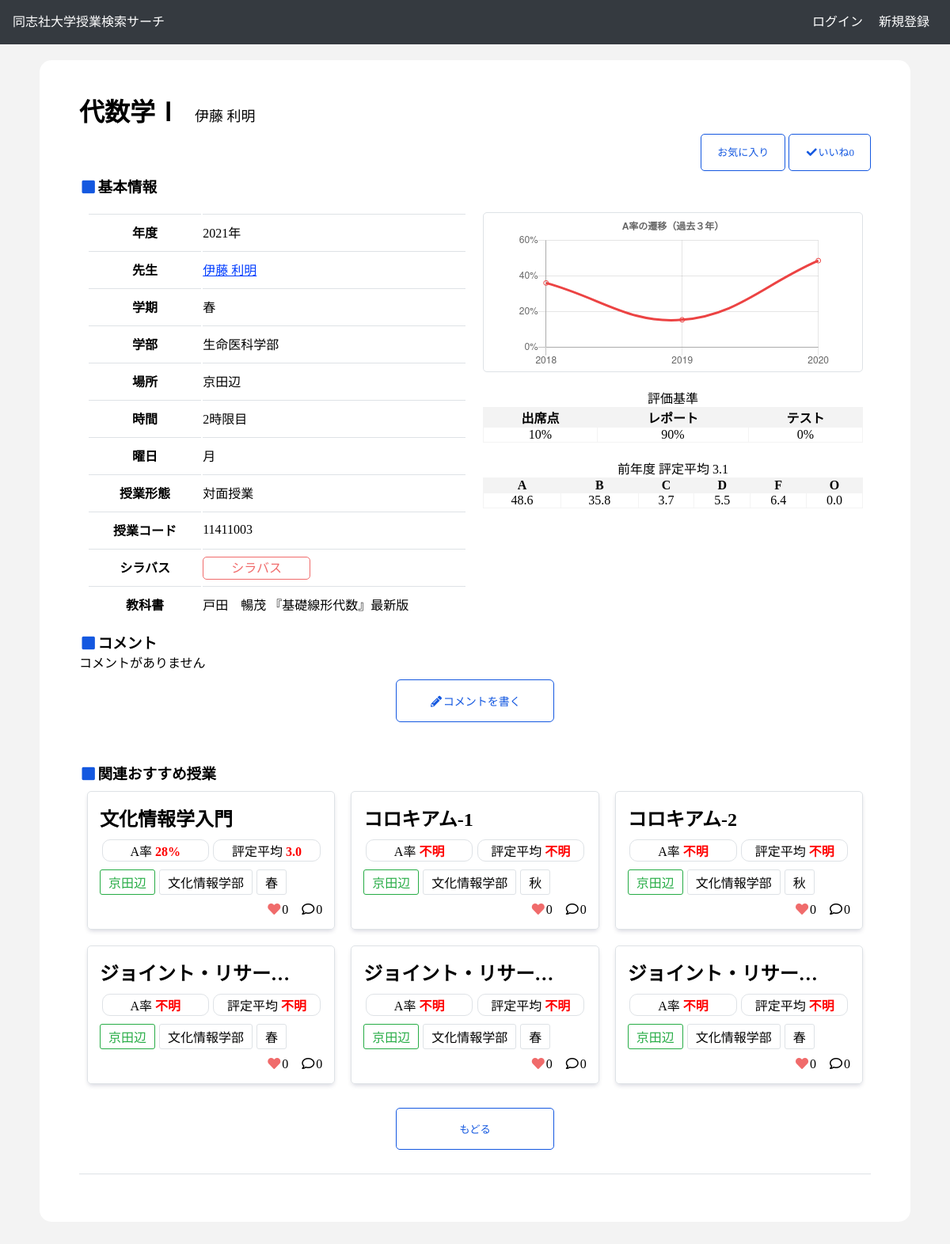
The page /class/331 on the database as committed earlier.
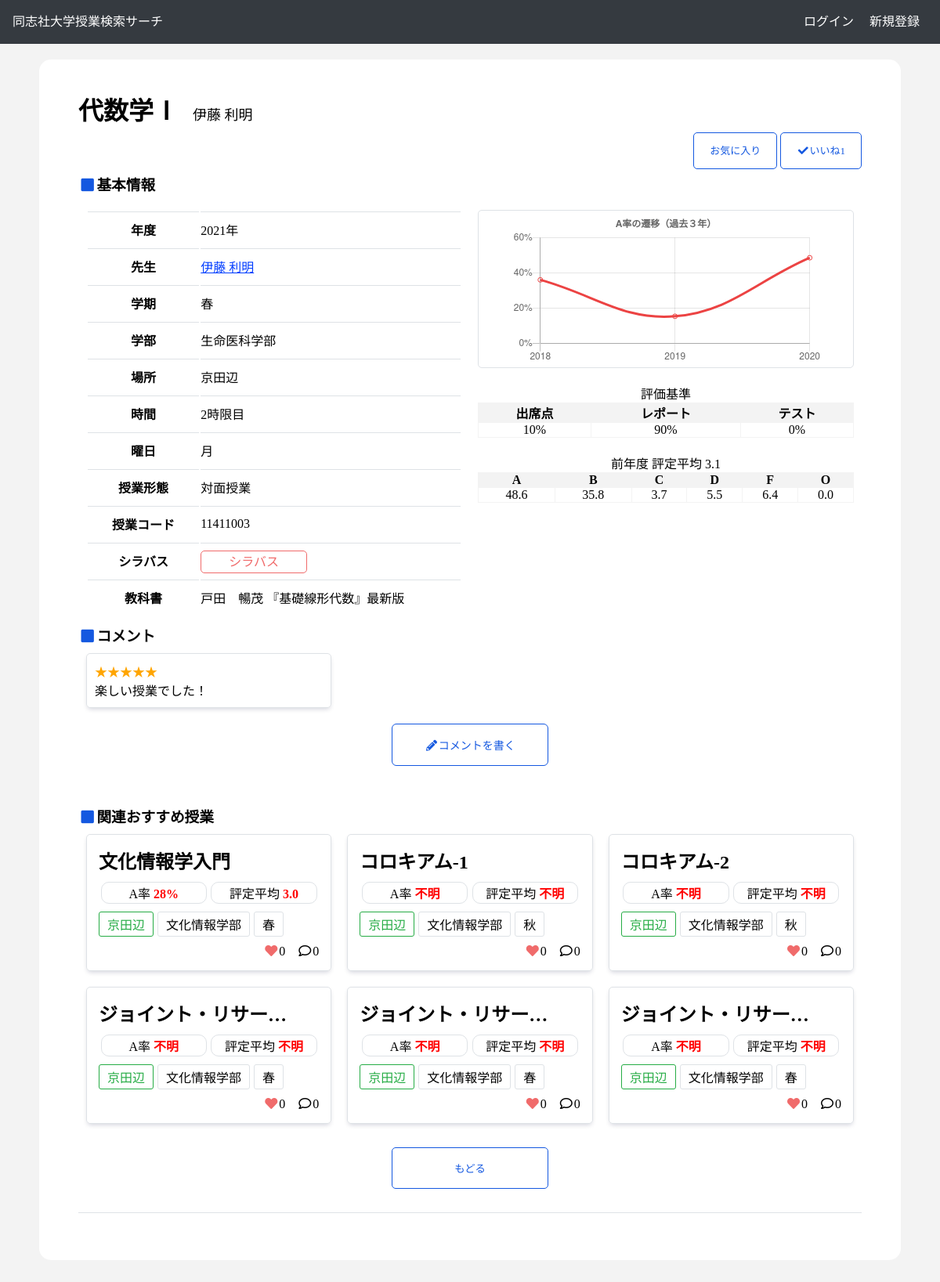
The same page on the database as committed later.
### dclass_application/models.py (models this page shows, shortened)
class Classes(models.Model):
    class_name = models.CharField(max_length=100)
    a_ratio = models.FloatField(default=0.0)
    b_ratio = models.FloatField(default=0.0)
    c_ratio = models.FloatField(default=0.0)
    d_ratio = models.FloatField(default=0.0)
    f_ratio = models.FloatField(default=0.0)
    o_ratio = models.FloatField(default=0.0)
    average_evaluation = models.FloatField(default=0.0)
    two_ago_a_ratio = models.FloatField(default=0.0)
    three_ago_a_ratio = models.FloatField(default=0.0)
    term = models.CharField(max_length=100)
    year = models.IntegerField(default=2021)
    place = models.CharField(max_length=100)
    class_form = models.CharField(max_length=100)
    day = models.CharField(max_length=100)
    time = models.CharField(max_length=100)
    favorite = models.IntegerField(default=0)
    textbook = models.CharField(max_length=100) #文字列でリスト代用
    code = models.CharField(max_length=100)
    faculty = models.CharField(max_length=100)
    teacher = models.CharField(max_length=100) #文字列でリストを代用
    syllabus_link = models.CharField(max_length=100)
    test_ratio = models.IntegerField(default=0)
    report_ratio = models.IntegerField(default=0)
    participation_ratio = models.IntegerField(default=0)
    comment_num = models.IntegerField(default=0)
    num_student = models.IntegerField(default=0)
    credit = models.IntegerField(default=0)
    def get_short_faculty(self):
        if self.faculty == 'グローバル・コミュニケーション学部': return 'グロコミ'
        if self.faculty == 'グローバル地域文化学部': return 'グロ地域'
        return self.faculty
    def get_modified_a_ratio(self):
        if self.a_ratio == -1: return '不明'
        return str(int(self.a_ratio))+'%'
    def get_modified_average_evaluation(self):
        if self.average_evaluation == -1.0: return '不明'
        return self.average_evaluation
    def get_teachers(self):
        return self.teacher.split('@')

class Comment(models.Model):
    text = models.TextField()
    cl = models.ForeignKey(Classes, on_delete=models.CASCADE)
    user = models.ForeignKey('accounts.CustomUser', on_delete=models.DO_NOTHING)
    star = models.IntegerField(default=0)
    created_at = models.DateTimeField(default=timezone.now)
    def get_star(self):
        return '★' * self.star
    def get_left_star(self):
        return '★' * (5 - self.star)

### dclass_application/views.py (the view)
# urls.py: path('class/<int:pk>', ClassView, name = 'class'),
def ClassView(request, pk):
    RELATED_CLASS_CNT = 6
    COMMENT_CNT = 6
    cl = Classes.objects.get(pk=pk)
    related_classs = Classes.objects.filter(place=cl.place)
    comments = Comment.objects.filter(cl=cl)
    params = {
        'cl': cl,
        'related_classes': related_classs[:RELATED_CLASS_CNT],
        'comments': comments[:COMMENT_CNT],
        'form': ClassSeachForm,
    }
    print(cl.teacher)
    if request.user.is_authenticated:
        params['checked_favorite'] = request.user.favorite_class.filter(pk=pk).exists()
    return render(request, 'class.html', params)

### dclass_application/templates/class.html (shortened to what the changed rows need)
{% extends 'base.html' %}
{% load static %}
{% block css %}
    <link rel="stylesheet" href="{% static 'css/class.css' %}">
    <link rel="stylesheet" href="{% static 'css/_class_list.css' %}">
{% endblock css %}
{% block main %}
<div class="wrapper">
    <div class="class_title">
        <h1>{{ cl.class_name}}
        {% for teacher in cl.get_teachers %}
            <span class='teacher_span'>{{teacher}}</span>
        {% endfor %}
        </h1>
        <div class="share">
            <div class="share_right">
                <a class="good" name="{{cl.id}}"><i class="fas fa-check fa-fw"></i>いいね<span class="good_cnt">{{cl.favorite}}</span></a>
            </div>
        </div>
    </div>
    <div class="class_show">
        <div class="class_show_left">
            <table class="basic_info">
                <tr>
                    <th>年度</th>
                    <td>{{ cl.year }}年</td>
                </tr>
                <tr>
                    <th>先生</th>
                    <td class="teacher">
                        <p class="teacher_link">{{ cl.teacher }}</p>
                    </td>
                </tr>
                <tr>
                    <th>学期</th>
                    <td>{{ cl.term }}</td>
                </tr>
                <tr>
                    <th>学部</th>
                    <td>{{ cl.faculty}}</td>
                </tr>
                <tr>
                    <th>場所</th>
                    <td>{{ cl.place}}</td>
                </tr>
                <tr>
                    <th>時間</th>
                    <td>{{ cl.time }}時限目</td>
                </tr>
                <tr>
                    <th>曜日</th>
                    <td>{{ cl.day }}</td>
                </tr>
                <tr>
                    <th>授業形態</th>
                    <td>{{cl.class_form}}</td>
                </tr>
                <tr>
                    <th>授業コード</th>
                    <td>{{cl.code}}</td>
                </tr>
                <tr>
                    <th>シラバス</th>
                </tr>
                <tr>
                    <th>教科書</th>
                    <td>
                        <div>{{cl.textbook}}</div>
                    </td>
                </tr>
            </table>
        </div>
        <div class="class_show_right">
            <div class="evaluation_ratio">
                <table>
                    <caption>評価基準</caption>
                    <tr>
                        <th>出席点</th>
                        <th>レポート</th>
                        <th>テスト</th>
                    </tr>
                    <tr>
                        <td>{{cl.participation_ratio}}%</td>
                        <td>{{cl.report_ratio}}%</td>
                        <td>{{cl.test_ratio}}%</td>
                    </tr>
                </table>
            </div>
            <div class="evaluation_ratio">
                <table>
                    <caption>前年度 評定平均 {{cl.average_evaluation}}</caption>
                    <tr>
                        <th>A</th>
                        <th>B</th>
                        <th>C</th>
                        <th>D</th>
                        <th>F</th>
                        <th>O</th>
                    </tr>
                    <tr>
                        <td>{{cl.a_ratio}}</td>
                        <td>{{cl.b_ratio}}</td>
                        <td>{{cl.c_ratio}}</td>
                        <td>{{cl.d_ratio}}</td>
                        <td>{{cl.f_ratio}}</td>
                        <td>{{cl.o_ratio}}</td>
                    </tr>
                </table>
            </div>
        </div>
    </div>
    <div class="profile_comment">
        <div class="comment_w">
            {% for comment in comments %}
                <div class="comment_result">
                    <div class="comment_result_content">
                        <span class="star">{{comment.get_star}}</span>
                        <p>{{comment.text}}</p>
                    </div>
                </div>
            {% empty %}
                <p>コメントがありません</p>
            {% endfor %}
        </div>
    </div>
    <div class="related_recommend">
        <div class="class_w">
            {% for cl in related_classes %}
                {% include "_class_list.html" %}
            {% empty %}
                <p>おすすめの授業はありません</p>
            {% endfor %}
        </div>
    </div>
</div>
{% endblock main %}

### dclass_application/templates/_class_list.html (shortened to what this page needs)
<div class="class_result">
    <a href="{% url 'class' cl.id %}">
        <div class="class_result_content">
            <ul>
                <li class="class_result_title">
                    <h2>{{ cl.class_name | truncatechars:10 }}</h2>
                </li>
                <li>
                    <p class="class_a_average_evaluation">A率 <span class="score">{{cl.get_modified_a_ratio}}</span></p>
                    <p class="class_a_average_evaluation">評定平均 <span class="score">{{cl.get_modified_average_evaluation}}</span></p>
                </li>
                <li>
                    {% if cl.place == "今出川" %}
                        <p class="tag imadegawa_tag">{{ cl.place }}</p>
                    {% else %}
                        <p class="tag kyoutanabe_tag">{{ cl.place }}</p>
                    {% endif %}
                    <p class="tag faculty_tag">{{ cl.get_short_faculty }}</p>
                    <p class="tag">{{ cl.term }}</p>
                </li>
                <li>
                    <p><i class="fas fa-heart fa-fw my-pink"></i>{{ cl.favorite }}</p>
                    <p><i class="far fa-comment fa-fw"></i>{{cl.comment_num}}</p>
                </li>
            </ul>
        </div>
    </a>
</div>

Rows that differ between the two databases and show on the page:
changed Classes "代数学Ⅰ": favorite "0" → "1"
added Comment: get_star "★★★★★", text "楽しい授業でした！"
Other text that changed with them:
text no longer shown: "コメントがありません"
